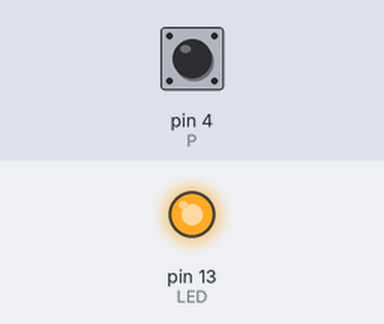
A sketch run on a simulated Arduino Uno, built with avr-gcc and run on an emulated ATmega328P. Shown: output pins drawn as LEDs (lit = HIGH). Inputs (shaded band) come from the test bench; at power-on: pin 4 (P) HIGH.

Above: at 1.2 s.
1.3 s: pin 4 (P) pulled LOW for 0.15 s
At 1.37 s:
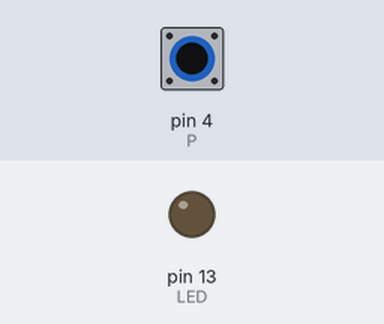
2.9 s: pin 4 (P) pulled LOW for 3.2 s
At 7.0 s:
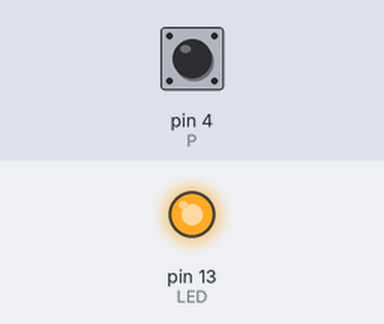
Timing chart, 0 to 8.5 s (numbered marks = the images above; inputs shaded):
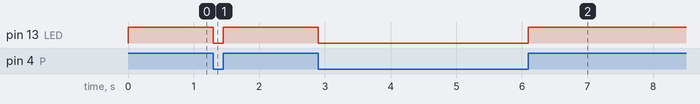

The sketch:

Test02_PB.ino
```cpp
int P = 4;
int LED = 13;

void setup() {
  pinMode(P,INPUT_PULLUP);
  pinMode(LED,OUTPUT);
}

void loop() {
  if (digitalRead(P)==1){
    digitalWrite(LED,HIGH);
  }
  else {
    digitalWrite(LED,LOW);
  }
}
```

Measured:
- after the input at 1.3 s, pin 13 (LED): HIGH → LOW at once, → HIGH 0.15 s later
- after the input at 2.9 s, pin 13 (LED): HIGH → LOW at once, → HIGH 3.2 s later
